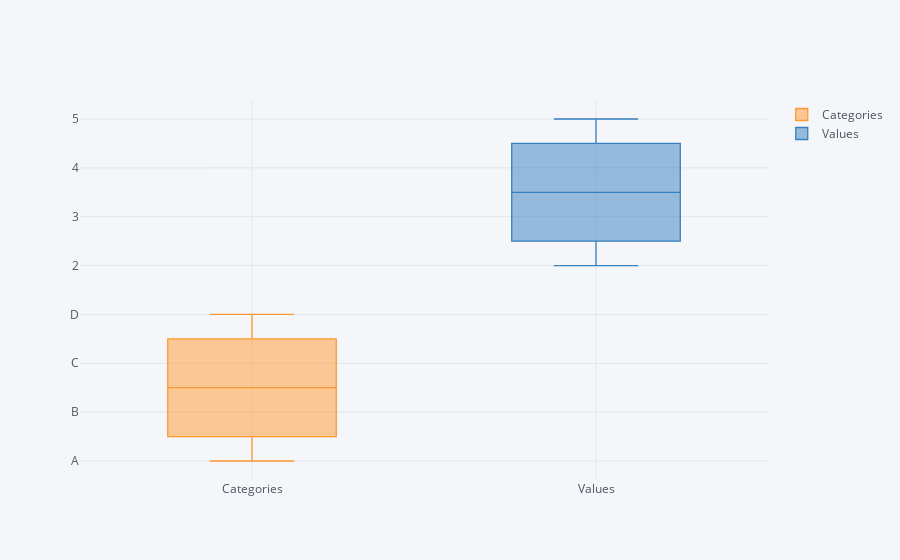

The code cell stored with this chart in its notebook:
### Code cell
df1.iplot(kind='box')

### Figure 1 — Plotly figure (JSON) as saved in the notebook; plotly's stock layout.template omitted (floating-point values rounded to 4 significant figures)
{"data": [{"boxpoints": false, "line": {"width": 1.3}, "marker": {"color": "rgba(255, 153, 51, 1.0)"}, "name": "Categories", "orientation": "v", "type": "box", "y": ["A", "B", "C", "D"]}, {"boxpoints": false, "line": {"width": 1.3}, "marker": {"color": "rgba(55, 128, 191, 1.0)"}, "name": "Values", "orientation": "v", "type": "box", "y": [2, 3, 4, 5]}], "layout": {"legend": {"bgcolor": "#F5F6F9", "font": {"color": "#4D5663"}}, "paper_bgcolor": "#F5F6F9", "plot_bgcolor": "#F5F6F9", "title": {"font": {"color": "#4D5663"}}, "xaxis": {"gridcolor": "#E1E5ED", "showgrid": true, "tickfont": {"color": "#4D5663"}, "title": {"font": {"color": "#4D5663"}, "text": ""}, "zerolinecolor": "#E1E5ED"}, "yaxis": {"gridcolor": "#E1E5ED", "showgrid": true, "tickfont": {"color": "#4D5663"}, "title": {"font": {"color": "#4D5663"}, "text": ""}, "zerolinecolor": "#E1E5ED"}}}
